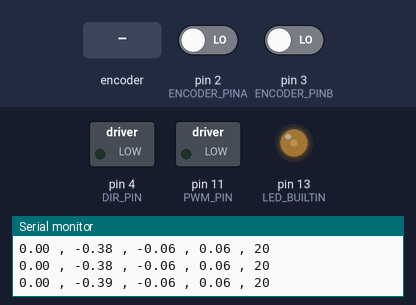
Bench run of a sketch on a simulated Arduino Uno, built with avr-gcc and run on an emulated ATmega328P. Parts: switched loads named in the sketch (green lamp = pin HIGH), output pins drawn as LEDs (lit = HIGH), the last lines printed to the serial monitor. The inputs (shaded band) are chosen by the test bench; at power-on: pin 2 (ENCODER_PINA) LOW, pin 3 (ENCODER_PINB) LOW.

Above: at 1.2 s.
1.3 s: rotary encoder on pin 2 (ENCODER_PINA) / pin 3 (ENCODER_PINB) turned 1 step (first pin leading)
At 3.7 s:
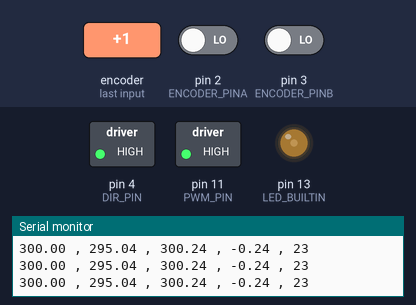
At 5.6 s:
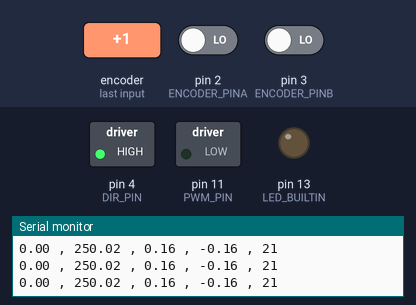
Timing chart, 0 to 7.1 s (numbered marks = the images above; inputs shaded):
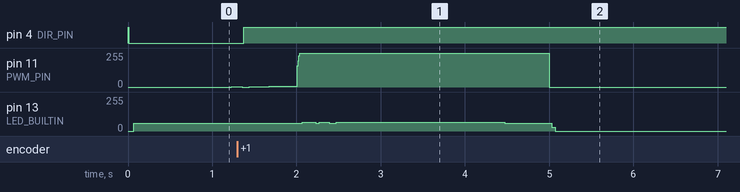

The sketch:

ArduMotorControlEx4.ino
```cpp
/* ArduMoto Control 20/06/2021

   Arduino Uno
   Sparkfun Ardumoto shield Dev-14129

*/
#include "ArduMotoControl.h"

// define constants
#define DT_CONTROL_MILLIS 10  // Control DT suggested range 5-50 mSec --> 200-20 Hz
#define GEAR_RATIO 29.86      // Motor gear ratio
#define TIMEOUT 5             // Experiment length in seconds

// timeout flag
boolean timeOutFlag = 0;

// Control Variables
float encoderRADSdt = 0;
float encoderRADSPulses = 0;
float motorRPMdt = 0;
float motorRPMPulses = 0;

// control loop function
void MotorControlLoop(void);
// Control function
float MotorControl(float desiredCMD);

// Init setup
void setup() {
  // intinitalize encoder
  InitArduMotorControl();
  pinMode(LED_BUILTIN, OUTPUT);

  // init serial
  Serial.begin (115200);
  //////////////////////////////
  //////// Student Code ////////
  //////////////////////////////

  // serial plotter legend
  Serial.println("DesireCMD, MotorCMD, Error, RPMdt, MCUload");

  //////////////////////////////
  //// End of student Code /////
  //////////////////////////////
}

void loop() {
  if (!timeOutFlag){
    static unsigned long millisTick = millis();
    if (millisTick >= TIMEOUT*1000) timeOutFlag = 1;

    // control loop software implementation
    if ((millis() - millisTick) >= DT_CONTROL_MILLIS){
      millisTick = millis();
      unsigned long microsTick = micros(); // simple loop cpu consumption measurement
      digitalWrite(LED_BUILTIN,HIGH);

      // update Motor RPM variables
      encoderRADSdt = ReadRadS(); // rad/s measured from dt between pulses with averaging
      encoderRADSPulses = readRadSEncoder(); // rad/s measured from number of pulses over control period
      motorRPMdt = encoderRADSdt / GEAR_RATIO * RADS_RPM;
      motorRPMPulses = encoderRADSPulses / GEAR_RATIO * RADS_RPM;

      //////////////////////////////
      //////// Student Code ////////
      //////////////////////////////

      // motor control loop function call
      MotorControlLoop();

      //////////////////////////////
      //// End of student Code /////
      //////////////////////////////

      //debug code consumption better alternativelyy measure d13 duty cycle / frequency
      Serial.print(" , ");
      Serial.println((micros()-microsTick)/100); // value in % for control loop
      digitalWrite(LED_BUILTIN,LOW);
    }
  }else{
      // turn off motor
      motorComand(0);
  }
}

//////////////////////////////
////// Student functions /////
//////////////////////////////

// control loop function
void MotorControlLoop(void){
  // Command profile
  float desiredCMD = 300 * StepCMD(2);    // step command, input period seconds
  //float desiredCMD = 300 * RampCMD(2);    // Ramp command, input period seconds
  //float desiredCMD = 300* SineCMD(0.5);     // Sinue command, input frequency in Hz

  // motor control function
  float motorCMD = MotorControl(desiredCMD);

  // update motor, values range of [-1..1]
  motorComand(motorCMD);

  // send values to serial plotter
  Serial.print(desiredCMD);
  Serial.print(" , ");
  Serial.print(motorCMD*100); // scaled to 100% to be visible on plot
  Serial.print(" , ");
  Serial.print(desiredCMD - motorRPMdt);
  Serial.print(" , ");
  Serial.print(motorRPMdt); // motorRPMPulses
}

// control loop function
float MotorControl(float desiredCMD){
  // initialize variables
  static float dt = DT_CONTROL_MILLIS / 1000.0;
  static float ciEr = 0; // integral error
  static float cdEr = 0; // differamtial error
  static float cEr  = 0; // current error
  static float lEr  = 0; // last error

  // control coefficients
  float kp = 0.0015;
  float ki = 0.05;
  float kd = 0.0000;

  // update error
  lEr = cEr;
  cEr = desiredCMD - motorRPMdt;
  ciEr = ciEr + cEr*dt;
  cdEr = (cEr- lEr) / dt;

  // clip integrator error
  if (ciEr*ki > 2.5) ciEr = 2.5/ki;
  if (ciEr*ki < -2.5) ciEr = -2.5/ki;

  // update control command
  float motorCMD = kp*cEr + ki*ciEr + kd*cdEr;
  return motorCMD;
}

//////////////////////////////
// End of Student functions //
//////////////////////////////
```

ArduMotoControl.cpp
```cpp
/* ArduMotoControl
*/

#include "Arduino.h"
#include "ArduMotoControl.h"

// encoder variables
volatile int encoderCounts = 0;
volatile unsigned long lastMicrosENCTick = 0;              // initilize with inf value
volatile unsigned long encoderDTmicros = 10000000;         // initilize with inf value
volatile unsigned long encoderDTmicrosFiltered = 10000000; // initilize with inf value
volatile int rotationDir = 1;


// motion profiles
// getnerate step commands 0,1,0,1... with a set period in secodns
float StepCMD(float stepPeriod){
  unsigned long stepPeriodMillis = (unsigned long)(stepPeriod*1000);
  float stepCmdValue = 0;
  if ((millis() % (stepPeriodMillis * 2)) >= stepPeriodMillis) stepCmdValue = 1;
  return stepCmdValue;
}

// generate ramp command with a set period in secodns
float RampCMD(float rampPeriod){
  unsigned long stepPeriodMillis = (rampPeriod * 1000);
  float rampCmdValue = 0;
  unsigned long rampMillis = millis() % stepPeriodMillis;
  rampCmdValue = float(rampMillis) / (rampPeriod * 1000);
  return rampCmdValue;
}

// generate sine wave [0..1]
float SineCMD(float f_Hz){
   float w_rads = f_Hz * TWO_PI;
   float sineWave = (sin(w_rads*float(millis())/1000.0)+1)/2;
   return sineWave;
}

// motor command update
void motorComand(float cntrlValue){
  // set constrains
  if (cntrlValue > 1) cntrlValue = 1;
  if (cntrlValue < -1) cntrlValue =-1;
  // update pwm & direction
  if (cntrlValue >= 0){
    analogWrite(PWM_PIN,int(cntrlValue * 255));
    digitalWrite(DIR_PIN,HIGH);
  }else{
    analogWrite(PWM_PIN,int(-cntrlValue * 255));
    digitalWrite(DIR_PIN,LOW);
  }
}

// initialize encoder, attache ISR functions
void InitArduMotorControl(){

  // initialize
  pinMode(ENCODER_PINA, INPUT);
  pinMode(ENCODER_PINB, INPUT);
  pinMode(DIR_PIN, OUTPUT);
  pinMode(PWM_PIN, OUTPUT);
  digitalWrite(DIR_PIN,HIGH);
  analogWrite(PWM_PIN,0);

  // Attached interrupt to encoder pins
  attachInterrupt(digitalPinToInterrupt(ENCODER_PINA), encoderA, CHANGE);
  attachInterrupt(digitalPinToInterrupt(ENCODER_PINB), encoderB, CHANGE);
}

// conrol functions

// finalized read encoder functions based on averaging time between pulses
// read encoder RPM
float ReadRPM(){
    // calculate RPM from time between pulses
    if (encoderDTmicrosFiltered == 0) encoderDTmicrosFiltered = 1;
    // check if the motor has stopped
    unsigned long calculatedEncoderDT = encoderDTmicrosFiltered;
    if ((micros() - lastMicrosENCTick) > MINIMUM_ENCDT) { // analyze why its not perfect, 6 RPM MINIMUM_ENCDT 20000
      calculatedEncoderDT += (micros() - lastMicrosENCTick); // time from last pulse and the interval of the privious pulse
    }
    // float rpmEncoder = rotationDir * 60 * (1000000 / (float(encoderDTmicros) * ENCODER_PPR); // dt in microseconds with 3 pulses per revolution
    float rpmEncoder = rotationDir * ENCDT_RPM / float(calculatedEncoderDT);
    return rpmEncoder;
}

// read encoder rad/s
float ReadRadS(){
    // calculate RadS from time between pulses
    if (encoderDTmicrosFiltered == 0) encoderDTmicrosFiltered = 1;
    // check if the motor has stopped
    unsigned long calculatedEncoderDT = encoderDTmicrosFiltered;
    if ((micros() - lastMicrosENCTick) > MINIMUM_ENCDT) {
      calculatedEncoderDT += (micros() - lastMicrosENCTick); // time from last pulse and the interval of the privious pulse
    }
    // float rpmEncoder = rotationDir * (1000000 / (float(encoderDTmicros) * ENCODER_PPR) * TWO_PI); // dt in microseconds with 3 pulses per revolution
    float rpmEncoder = rotationDir * ENCDT_RADS / float(calculatedEncoderDT);
    return rpmEncoder;
}

// RPM measured from number of pulses between function calls
float readRPMEncoder(){
    static unsigned long lastMillisEnc = 0;
    static unsigned int lastEncoderPos = 0;
    static unsigned int encoderPos = 0;
    unsigned long dtMillisEnc = (millis() - lastMillisEnc);
    if (dtMillisEnc == 0) dtMillisEnc = 1;
    lastMillisEnc = millis();
    lastEncoderPos = encoderPos;
    encoderPos = encoderCounts;
    int encoderPulses = encoderPos - lastEncoderPos;
    // float rpmEncoder = 60 * (((float(encoderPulses)) * 1000 / float(dtMillisEnc)) / ENCODER_CPR); // 12 pulses per revolution
    float rpmEncoder =  ENCPULSES_RPM * (float(encoderPulses) / float(dtMillisEnc));
    return rpmEncoder;
}

// RPM measured from number of pulses between function calls
float readRadSEncoder(){
    static unsigned long lastMillisEnc = 0;
    static unsigned int lastEncoderPos = 0;
    static unsigned int encoderPos = 0;
    unsigned long dtMillisEnc = (millis() - lastMillisEnc);
    if (dtMillisEnc == 0) dtMillisEnc = 1;
    lastMillisEnc = millis();
    lastEncoderPos = encoderPos;
    encoderPos = encoderCounts;
    int encoderPulses = encoderPos - lastEncoderPos;
    //float RadSEncoder = (((float(encoderPulses)) * 1000 / float(dtMillisEnc)) / ENCODER_CPR * TWO_PI); // 12 pulses per revolution
    float RadSEncoder = ENCPULSES_RADS * (float(encoderPulses) / float(dtMillisEnc));
    return RadSEncoder;
}

// RPM measured from dt between pulses more precise at lower speeds
float readRPMdtEncoder(){
    // calculate RPM from time between pulses
    if (encoderDTmicros == 0) encoderDTmicros = 1;
    // check if the motor has stopped
    unsigned long calculatedEncoderDT = encoderDTmicros;
    if ((micros() - lastMicrosENCTick) > MINIMUM_ENCDT) {
      calculatedEncoderDT += (micros() - lastMicrosENCTick); // time from last pulse and the interval of the privious pulse
    }
    // float rpmEncoder = rotationDir * 60 * (1000000 / (float(encoderDTmicros) * ENCODER_PPR); // dt in microseconds with 3 pulses per revolution
    float rpmEncoder = rotationDir * ENCDT_RPM / float(calculatedEncoderDT);
    return rpmEncoder;
}
// RPM measured from dt between pulses more precise at lower speeds
float readRadSdtEncoder(){
    // calculate RPM from time between pulses
    if (encoderDTmicros == 0) encoderDTmicros = 1;
    // check if the motor has stopped
    unsigned long calculatedEncoderDT = encoderDTmicros;
    if ((micros() - lastMicrosENCTick) > MINIMUM_ENCDT) {
      calculatedEncoderDT += (micros() - lastMicrosENCTick); // time from last pulse and the interval of the privious pulse
    }else{
      calculatedEncoderDT = encoderDTmicrosFiltered;
    }
    // float rpmEncoder = rotationDir * (1000000 / (float(encoderDTmicros) * ENCODER_PPR) * TWO_PI); // dt in microseconds with 3 pulses per revolution
    float rpmEncoder = rotationDir * ENCDT_RADS / float(calculatedEncoderDT);
    return rpmEncoder;
}

// EncoderA ISR
void encoderA() {
  #ifndef FILTER_PPR
    // sample time between pulses
    EncoderDTMicrosSample();
  #endif
  // look for a low-to-high on channel A
  if (digitalRead(ENCODER_PINA) == HIGH) {
    #ifdef FILTER_PPR
      // lower performance option - sample only 3 pulses per encoder rotation ENCODER_PPR
      EncoderDTMicrosSamplePPR();
    #endif
    // check channel B to see which way encoder is turning & set rotation direction
    if (digitalRead(ENCODER_PINB)){
      rotationDir = 1;
      encoderCounts++;
    }else{
      rotationDir = -1;
      encoderCounts--;
    }
    //digitalRead(ENCODER_PINB) ? encoderCounts++ : encoderCounts--;
  }else{
    // check channel B to see which way encoder is turning
    digitalRead(ENCODER_PINB) ? encoderCounts-- : encoderCounts++;
  }
}
// EncoderA ISR
void encoderB() {
  #ifndef FILTER_PPR
    // sample time between pulses
    EncoderDTMicrosSample();
  #endif
  // look for a low-to-high on channel B
  if (digitalRead(ENCODER_PINB) == HIGH) {
    // check channel A to see which way encoder is turning
    digitalRead(ENCODER_PINA) ? encoderCounts-- : encoderCounts++;
  }else{
    // check channel A to see which way encoder is turning
    digitalRead(ENCODER_PINA) ? encoderCounts++ : encoderCounts--;
  }
}

// sample time between pulses simplified for resources, for 3 pulses option ppr mode
void EncoderDTMicrosSamplePPR(){
    // calculate time passed between pulses and perform averaging
    unsigned long microsTick = micros();
    encoderDTmicros = microsTick - lastMicrosENCTick;
    lastMicrosENCTick = microsTick;
    // calculate filtered DTmicros
    static unsigned long lastENCdt [3] ={10000};
    lastENCdt[0] = lastENCdt[1];
    lastENCdt[1] = lastENCdt[2];
    lastENCdt[2] = encoderDTmicros;
    encoderDTmicrosFiltered = (lastENCdt[0] + lastENCdt[1] + lastENCdt[2]) / 3;
}

// // sample time between pulses more flexible solution but more taxing on CPU
 void EncoderDTMicrosSample(){
     // calculate time passed between pulses and perform averaging
     unsigned long microsTick = micros();
     encoderDTmicros = microsTick - lastMicrosENCTick;
     lastMicrosENCTick = microsTick;
    // calculate filtered DTmicros
    static unsigned long lastENCdt [ENCODER_FILTER] ={10000};
    unsigned long calcEncDT = encoderDTmicros;
    for (int ii = 0 ; ii < (ENCODER_FILTER-1) ; ii++){
      lastENCdt[ii] = lastENCdt[ii+1];
      calcEncDT = calcEncDT + lastENCdt[ii];
    }
    // update last buffer value and calculte filtered dt
    lastENCdt[(ENCODER_FILTER-1)] = encoderDTmicros;
    encoderDTmicrosFiltered = calcEncDT / ENCODER_FILTER;
}
```

ArduMotoControl.h
```cpp
/* ArduMotoControl

    Arduino Uno
    Sparkfun Ardumoto shield Dev-14129
    SparkfunShield cut jp DIRA PWMA, Connect to MotorB

    LedPin   D13
    UartRx   D0
    TuartTx  D1

    DirPin   D4
    PWMPin   D11
    EncoderA D2
    EncoderB D3

    Version update:
    V02 - Moved gear ratio to main code, updated conversion constants accordingly, Added timeout variable
    todo:

    sometime todo:
    add chirp profile
    add position control
    readRPM isnt smooth enough for motor stop condition
    analyze why its not perfect, problematic settings 6 RPM MINIMUM_ENCDT 20000
*/
#ifndef ArduMotoControl_H_
#define ArduMotoControl_H_

#include "Arduino.h"

// define pins
#define DIR_PIN 4
#define PWM_PIN 11
#define ENCODER_PINA 2
#define ENCODER_PINB 3

// define filter mode PPR (3 pulses per revolution - less controller resources), for CPR mode (12 counts per revolution) - uncomment #define FILTER_PPR
// at ppr mode there are less encoder missing pulses
#define FILTER_PPR

// define constants
#define ENCODER_PPR 3         // encoder puplses per revolution
#define ENCODER_CPR 12        // encoder counts per revolution
#define MINIMUM_ENCDT 72000   // define maximum time between pulses to check if the motor has stopped. 1200 --> 60RPM --> 1 sample per control loop CPR Mode

// define conversion constants
#define ENCPULSES_RPM 5000     // 12 pulses per revolution -->60/12 = 5 --> 5*1000, since samples are at milliseconds
#define ENCPULSES_RADS 523.59  // ENCPULSES_RPM*2*pi/60
// Convertion constants
#define RADS_RPM 9.5493       // convert from rad/s to RPM

// define Encoder dt to RPM conversion coeficients
#ifdef FILTER_PPR
    // coeficients for encoder sample at PPR 3 pulses
    #define ENCDT_RPM 20000000
    #define ENCDT_RADS 2094392
    #define ENCODER_FILTER 3     // define the number of values to filter for the encoder measurement.
#else
    // coeficients for encoder sample at CPR 12 pulses
    #define ENCDT_RPM 5000000
    #define ENCDT_RADS 523598
    #define ENCODER_FILTER 12     // define the number of values to filter for the encoder measurement.
#endif
// conversion coeficients calculation
// float rpmEncoder = 60 * (((float(encoderPulses)) * 1000 / float(dtMillisEnc)) / ENCODER_CPR); // 12 pulses per revolution
// float rpmEncoder = rotationDir * 60 * (1000000 / (float(encoderDTmicros) * ENCODER_CPR)); // dt in microseconds with 3 pulses per revolution
// float RadSEncoder = (((float(encoderPulses)) * 1000 / float(dtMillisEnc)) / ENCODER_CPR * TWO_PI); // 12 pulses per revolution
// float rpmEncoder = rotationDir * (1000000 / (float(encoderDTmicros) * ENCODER_CPR) * TWO_PI); // dt in microseconds with 3 pulses per revolution

// encoder variables
extern volatile int encoderCounts;
extern volatile unsigned long encoderDTmicros;
extern volatile unsigned long encoderDTmicrosFiltered;

// initialize encoder, Motor, attach ISR functions
void InitArduMotorControl();

// finalized read encoder functions based on averaging time between pulses
float ReadRPM();
float ReadRadS();

// motor command update
void motorComand(float cntrlValue);

// motion profiles
float StepCMD(float stepPeriod);
float RampCMD(float rampPeriod);
float SineCMD(float f_Hz);


// Encoder ISR functions - Interupt Service Routin
void encoderA();
void encoderB();

// sample encoder time between pulses
void EncoderDTMicrosSample();
// sample time between pulses simplified for resources, for 3 pulses option ppr mode
void EncoderDTMicrosSamplePPR();

// read encoder functions
float readRPMEncoder();       // RPM measured from number of pulses over control period
float readRPMdtEncoder();     // RPM measured from dt between pulses more precise at lower speeds
float readRadSEncoder();      // rad/s measured from number of pulses over control period
float readRadSdtEncoder();    // rad/s measured from dt between pulses more precise at lower speeds
#endif
```

Measured:
- after the input at 1.3 s, pin 4 (DIR_PIN): LOW → HIGH after 0.08 s instead of 0.71 s
